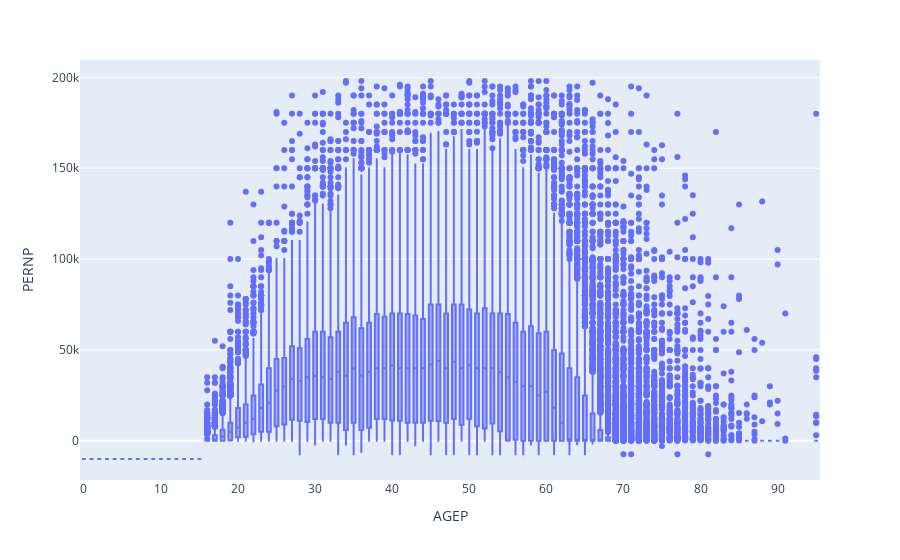

The cell this chart's notebook holds for it:
### Code cell
px.box(df[df.PERNP < 200000], x='AGEP', y='PERNP')

### Figure 1 — Plotly figure (JSON) as saved in the notebook; plotly's stock layout.template omitted (floating-point values rounded to 4 significant figures; data arrays with more than 128 entries replaced by an {"elided": "..."} marker saying what was removed)
{"data": [{"alignmentgroup": "True", "hovertemplate": "AGEP=%{x}<br>PERNP=%{y}<extra></extra>", "legendgroup": "", "marker": {"color": "#636efa"}, "name": "", "notched": false, "offsetgroup": "", "orientation": "v", "showlegend": false, "type": "box", "x": {"elided": "100209 int values"}, "x0": " ", "xaxis": "x", "y": {"elided": "100209 int values"}, "y0": " ", "yaxis": "y"}], "layout": {"boxmode": "group", "legend": {"tracegroupgap": 0}, "margin": {"t": 60}, "xaxis": {"anchor": "y", "domain": [0, 1], "title": {"text": "AGEP"}}, "yaxis": {"anchor": "x", "domain": [0, 1], "title": {"text": "PERNP"}}}}
